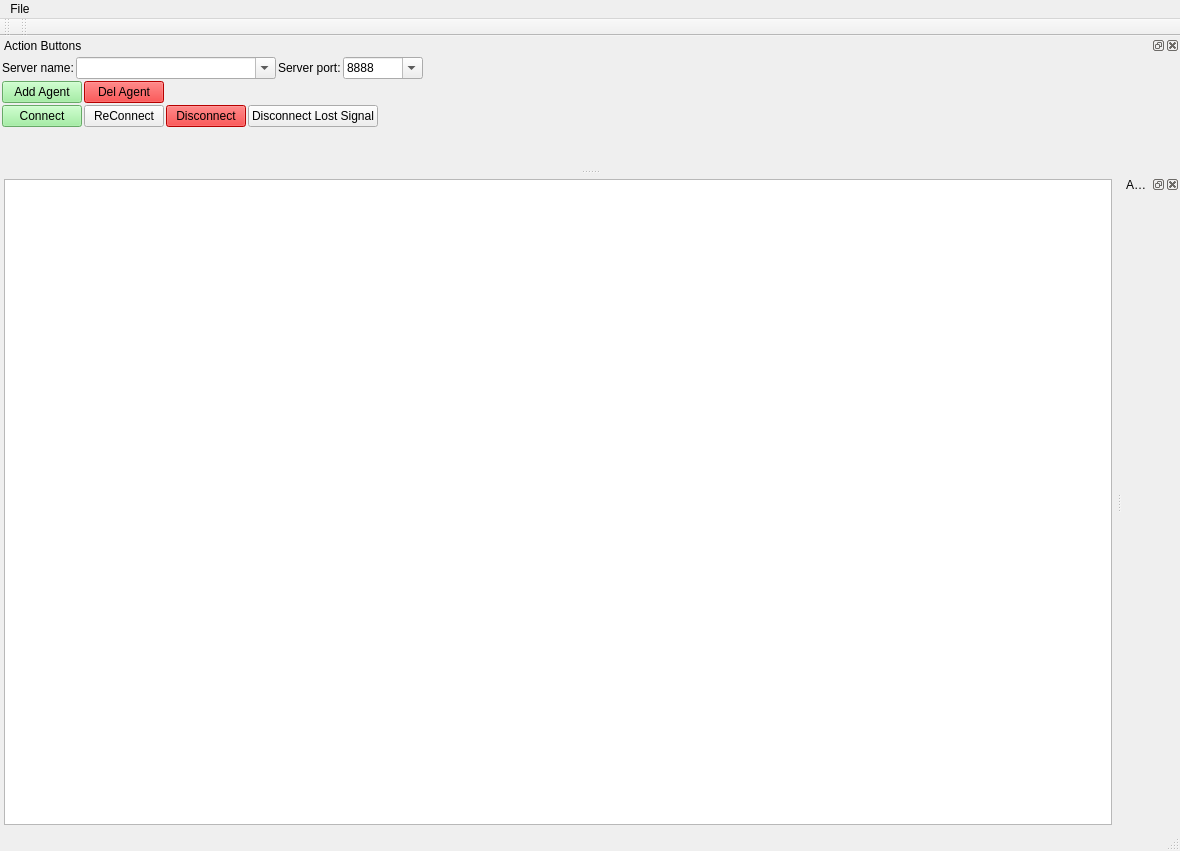
<?xml version="1.0" encoding="UTF-8"?>
<ui version="4.0">
 <class>FA_MainWindow</class>
 <widget class="QMainWindow" name="FA_MainWindow">
  <property name="geometry">
   <rect>
    <x>0</x>
    <y>0</y>
    <width>1180</width>
    <height>851</height>
   </rect>
  </property>
  <property name="windowTitle">
   <string>Fake Agent's</string>
  </property>
  <widget class="QWidget" name="centralwidget">
   <layout class="QVBoxLayout" name="verticalLayout_2">
    <property name="spacing">
     <number>2</number>
    </property>
    <property name="leftMargin">
     <number>2</number>
    </property>
    <property name="topMargin">
     <number>2</number>
    </property>
    <property name="rightMargin">
     <number>2</number>
    </property>
    <property name="bottomMargin">
     <number>2</number>
    </property>
    <item>
     <widget class="QScrollArea" name="scrollArea">
      <property name="frameShape">
       <enum>QFrame::NoFrame</enum>
      </property>
      <property name="widgetResizable">
       <bool>true</bool>
      </property>
      <widget class="QWidget" name="scrollAreaWidgetContents">
       <property name="geometry">
        <rect>
         <x>0</x>
         <y>0</y>
         <width>1096</width>
         <height>613</height>
        </rect>
       </property>
       <layout class="QVBoxLayout" name="verticalLayout_3">
        <property name="spacing">
         <number>2</number>
        </property>
        <property name="leftMargin">
         <number>2</number>
        </property>
        <property name="topMargin">
         <number>2</number>
        </property>
        <property name="rightMargin">
         <number>2</number>
        </property>
        <property name="bottomMargin">
         <number>2</number>
        </property>
        <item>
         <widget class="QSplitter" name="splitter">
          <property name="orientation">
           <enum>Qt::Horizontal</enum>
          </property>
          <widget class="QTableView" name="tvAgents">
           <property name="sizePolicy">
            <sizepolicy hsizetype="Expanding" vsizetype="Expanding">
             <horstretch>0</horstretch>
             <verstretch>0</verstretch>
            </sizepolicy>
           </property>
           <property name="styleSheet">
            <string notr="true">QTableView::item:focus { border : 2px solid blue; }</string>
           </property>
           <property name="alternatingRowColors">
            <bool>true</bool>
           </property>
           <property name="selectionMode">
            <enum>QAbstractItemView::SingleSelection</enum>
           </property>
           <property name="selectionBehavior">
            <enum>QAbstractItemView::SelectRows</enum>
           </property>
           <attribute name="horizontalHeaderStretchLastSection">
            <bool>true</bool>
           </attribute>
          </widget>
         </widget>
        </item>
       </layout>
      </widget>
     </widget>
    </item>
   </layout>
  </widget>
  <widget class="QStatusBar" name="statusbar"/>
  <widget class="QToolBar" name="toolMain">
   <property name="windowTitle">
    <string>Scene tools</string>
   </property>
   <property name="orientation">
    <enum>Qt::Horizontal</enum>
   </property>
   <attribute name="toolBarArea">
    <enum>TopToolBarArea</enum>
   </attribute>
   <attribute name="toolBarBreak">
    <bool>false</bool>
   </attribute>
  </widget>
  <widget class="QToolBar" name="toolEdit">
   <property name="windowTitle">
    <string>Graph tools</string>
   </property>
   <property name="orientation">
    <enum>Qt::Horizontal</enum>
   </property>
   <attribute name="toolBarArea">
    <enum>TopToolBarArea</enum>
   </attribute>
   <attribute name="toolBarBreak">
    <bool>false</bool>
   </attribute>
  </widget>
  <widget class="QMenuBar" name="menubar">
   <property name="geometry">
    <rect>
     <x>0</x>
     <y>0</y>
     <width>1180</width>
     <height>27</height>
    </rect>
   </property>
   <property name="defaultUp">
    <bool>false</bool>
   </property>
   <property name="nativeMenuBar">
    <bool>true</bool>
   </property>
   <widget class="QMenu" name="menuFile">
    <property name="title">
     <string>File</string>
    </property>
   </widget>
   <addaction name="menuFile"/>
  </widget>
  <widget class="QDockWidget" name="dkAgent_CMD_Log">
   <property name="windowTitle">
    <string>Agent_CMD_Log</string>
   </property>
   <attribute name="dockWidgetArea">
    <number>2</number>
   </attribute>
   <widget class="QWidget" name="dkAgent_CMD_Log_Contents">
    <layout class="QVBoxLayout" name="verticalLayout_4"/>
   </widget>
  </widget>
  <widget class="QDockWidget" name="dkButtons">
   <property name="allowedAreas">
    <set>Qt::TopDockWidgetArea</set>
   </property>
   <property name="windowTitle">
    <string>Action Buttons</string>
   </property>
   <attribute name="dockWidgetArea">
    <number>4</number>
   </attribute>
   <widget class="QWidget" name="dkButtons_Contents">
    <layout class="QVBoxLayout" name="verticalLayout">
     <property name="spacing">
      <number>2</number>
     </property>
     <property name="leftMargin">
      <number>2</number>
     </property>
     <property name="topMargin">
      <number>2</number>
     </property>
     <property name="rightMargin">
      <number>2</number>
     </property>
     <property name="bottomMargin">
      <number>2</number>
     </property>
     <item>
      <layout class="QHBoxLayout" name="horizontalLayout">
       <item>
        <widget class="QLabel" name="lbServerName">
         <property name="text">
          <string>Server name:</string>
         </property>
        </widget>
       </item>
       <item>
        <widget class="QComboBox" name="cbServerIP">
         <property name="minimumSize">
          <size>
           <width>200</width>
           <height>0</height>
          </size>
         </property>
         <property name="editable">
          <bool>true</bool>
         </property>
        </widget>
       </item>
       <item>
        <widget class="QLabel" name="lbServerPort">
         <property name="text">
          <string>Server port:</string>
         </property>
        </widget>
       </item>
       <item>
        <widget class="QComboBox" name="cbServerPort">
         <property name="minimumSize">
          <size>
           <width>80</width>
           <height>0</height>
          </size>
         </property>
         <property name="editable">
          <bool>true</bool>
         </property>
         <item>
          <property name="text">
           <string>8888</string>
          </property>
         </item>
        </widget>
       </item>
       <item>
        <spacer name="horizontalSpacer">
         <property name="orientation">
          <enum>Qt::Horizontal</enum>
         </property>
         <property name="sizeHint" stdset="0">
          <size>
           <width>40</width>
           <height>20</height>
          </size>
         </property>
        </spacer>
       </item>
      </layout>
     </item>
     <item>
      <layout class="QHBoxLayout" name="horizontalLayout_2">
       <item>
        <widget class="QPushButton" name="btnAddAgent">
         <property name="styleSheet">
          <string notr="true">background-color: lightGreen;</string>
         </property>
         <property name="text">
          <string>Add Agent</string>
         </property>
         <property name="shortcut">
          <string>Ins</string>
         </property>
        </widget>
       </item>
       <item>
        <widget class="QPushButton" name="btnDelAgent">
         <property name="styleSheet">
          <string notr="true">background-color: red;</string>
         </property>
         <property name="text">
          <string>Del Agent</string>
         </property>
         <property name="shortcut">
          <string>Del</string>
         </property>
        </widget>
       </item>
       <item>
        <spacer name="horizontalSpacer_2">
         <property name="orientation">
          <enum>Qt::Horizontal</enum>
         </property>
         <property name="sizeHint" stdset="0">
          <size>
           <width>40</width>
           <height>20</height>
          </size>
         </property>
        </spacer>
       </item>
      </layout>
     </item>
     <item>
      <layout class="QHBoxLayout" name="horizontalLayout_3">
       <item>
        <widget class="QPushButton" name="btnConnect">
         <property name="toolTip">
          <string>Reconnect with zero RX packet Number</string>
         </property>
         <property name="styleSheet">
          <string notr="true">background-color: lightGreen;</string>
         </property>
         <property name="text">
          <string>Connect</string>
         </property>
         <property name="shortcut">
          <string>Del</string>
         </property>
        </widget>
       </item>
       <item>
        <widget class="QPushButton" name="btnReConnect">
         <property name="toolTip">
          <string>Reconnect with save last RX packet Number</string>
         </property>
         <property name="text">
          <string>ReConnect</string>
         </property>
         <property name="shortcut">
          <string>Del</string>
         </property>
        </widget>
       </item>
       <item>
        <widget class="QPushButton" name="btnDisconnect">
         <property name="styleSheet">
          <string notr="true">background-color: red;</string>
         </property>
         <property name="text">
          <string>Disconnect</string>
         </property>
         <property name="shortcut">
          <string>Del</string>
         </property>
        </widget>
       </item>
       <item>
        <widget class="QPushButton" name="btnDisconnectLostSignal">
         <property name="text">
          <string>Disconnect Lost Signal</string>
         </property>
         <property name="shortcut">
          <string>Del</string>
         </property>
        </widget>
       </item>
       <item>
        <spacer name="horizontalSpacer_3">
         <property name="orientation">
          <enum>Qt::Horizontal</enum>
         </property>
         <property name="sizeHint" stdset="0">
          <size>
           <width>40</width>
           <height>20</height>
          </size>
         </property>
        </spacer>
       </item>
      </layout>
     </item>
     <item>
      <spacer name="verticalSpacer">
       <property name="orientation">
        <enum>Qt::Vertical</enum>
       </property>
       <property name="sizeHint" stdset="0">
        <size>
         <width>20</width>
         <height>40</height>
        </size>
       </property>
      </spacer>
     </item>
    </layout>
   </widget>
  </widget>
 </widget>
 <resources/>
 <connections/>
</ui>
